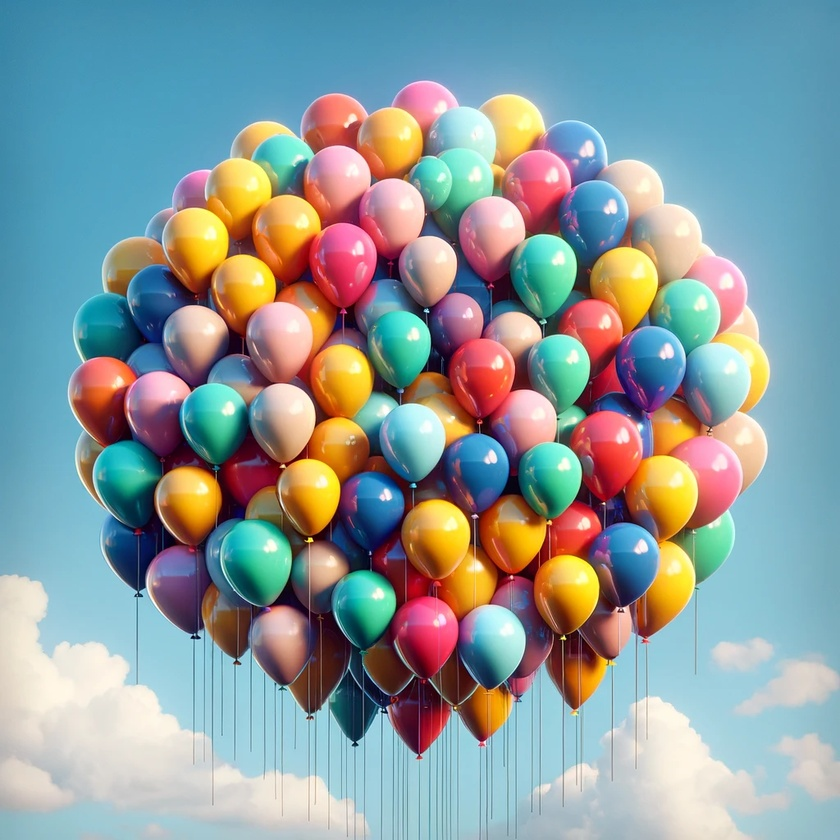
#> input picture balloons.jpg, 840 x 840 px, shrunk from 1024 x 1024 before the run
$ python image_Circle.py
#> lines starting #> are read from the running program, lines starting #| are printed output that depends on the picture; after the words box and inside, x2 and y2 are one past the last pixel; in counts of white or black regions, pixels touching at a corner belong together
import cv2
import numpy as np

# Load
image_path = 'balloons.jpg'
image = cv2.imread(image_path)
#> image is the input picture: shape (840, 840, 3); mean B, G, R 156.1, 154.7, 139.9
output = image.copy()
gray = cv2.cvtColor(image, cv2.COLOR_BGR2GRAY)
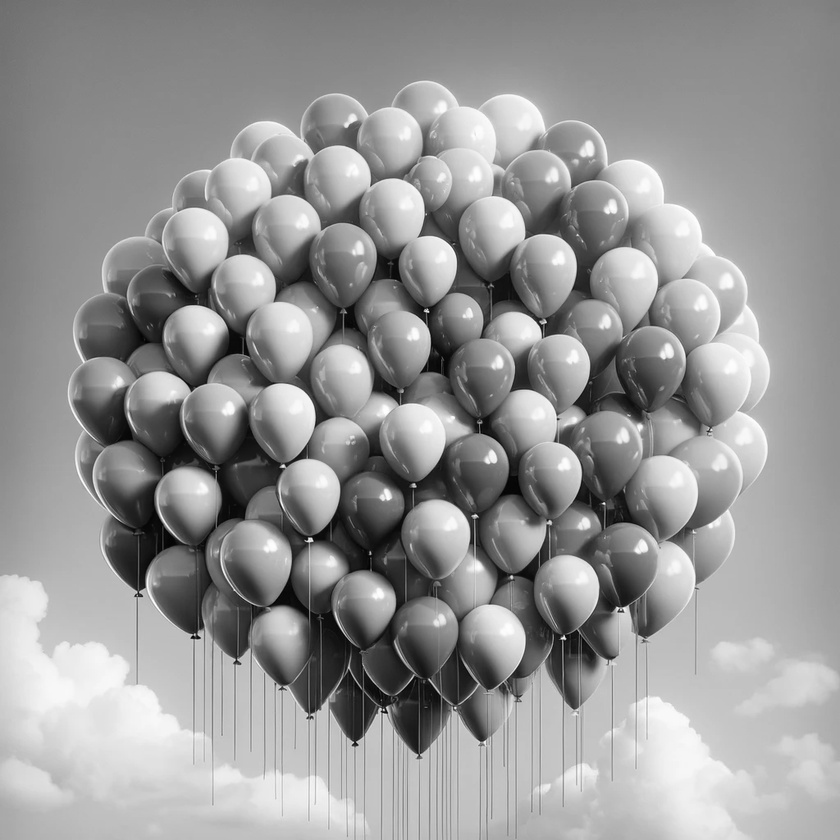
#> gray: shape (840, 840); min 1, max 255, mean 150.4

# Gblur
gray_blurred = cv2.GaussianBlur(gray, (9, 9), 2)

# HT to detect
circles = cv2.HoughCircles(gray_blurred, cv2.HOUGH_GRADIENT, dp=1, minDist=30,
                            param1=100, param2=40, minRadius=10, maxRadius=100)
#> circles = 16 rows, first 8: [282.5, 415.5, 32.5], [486.5, 641.5, 38.6], [228.5, 563.5, 80.4], [377.5, 421.5, 71.6], [431.5, 631.5, 78.3], [242.5, 285.5, 30.9], [508.5, 130.5, 36.4], [565.5, 591.5, 36.5]


if circles is not None:
    # Convert coords and radius to integers
    circles = np.round(circles[0, :]).astype("int")
#> circles = 16 rows, first 8: [282, 416, 32], [486, 642, 39], [228, 564, 80], [378, 422, 72], [432, 632, 78], [242, 286, 31], [508, 130, 36], [566, 592, 36]

    # Loop
    for (x, y, r) in circles:
        # Draw on og
        cv2.circle(output, (x, y), r, (0, 255, 0), 4)
        # Draw a rectangle on center point
        cv2.rectangle(output, (x - 5, y - 5), (x + 5, y + 5), (0, 128, 255), -1)

        # text
        cv2.putText(output, 'Circles detected: ' + str(len(circles)), (10, 30),
                cv2.FONT_HERSHEY_SIMPLEX, 1, (0, 0, 0), 2)
#> this loop made 16 passes
#> (x, y, r) on passes 1 to 12: (282, 416, 32), (486, 642, 39), (228, 564, 80), (378, 422, 72), (432, 632, 78), (242, 286, 31), (508, 130, 36), (566, 592, 36), (216, 420, 34), (196, 336, 34), (392, 138, 30), (492, 226, 31)
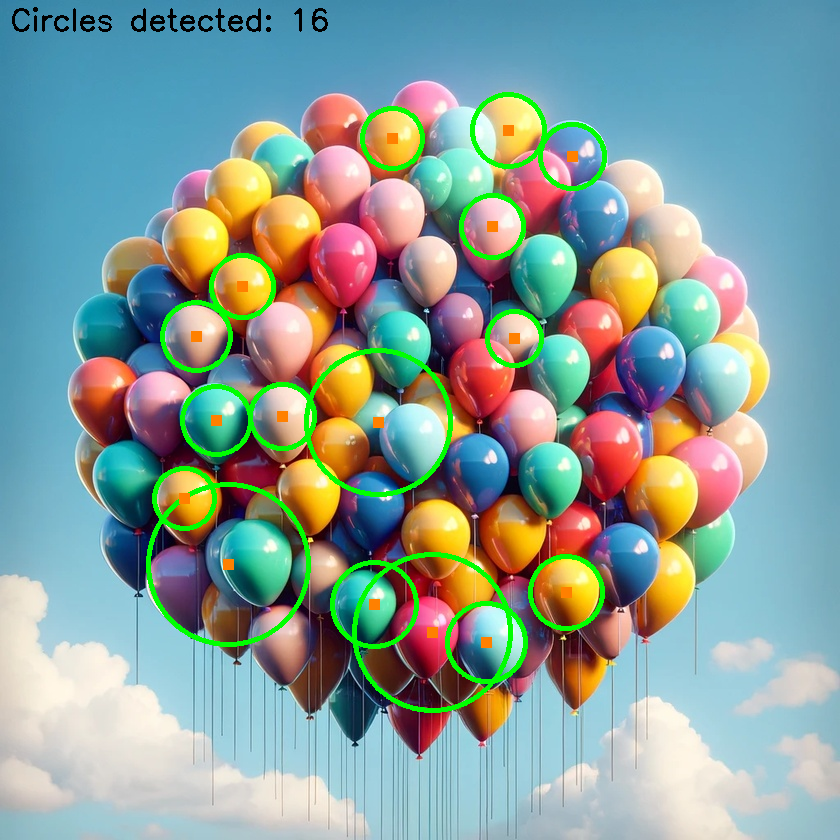
#> output: shape (840, 840, 3); 3.44% of pixels changed, all inside (x1, y1, x2, y2) = (12, 7, 607, 713)

# Display
cv2.imshow("Detected Circles", output)
cv2.waitKey(0)
cv2.destroyAllWindows()

$ run again, with green_light.jpg copied over balloons.jpg
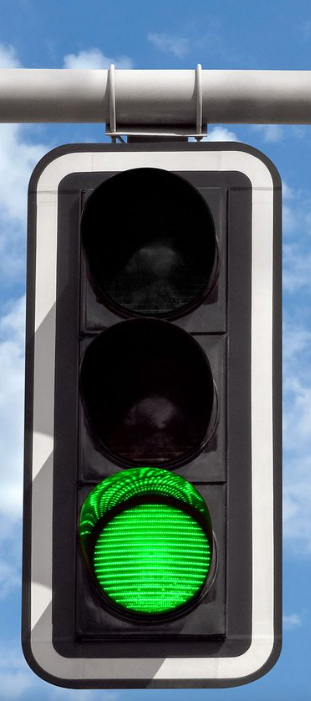
#> input picture green_light.jpg, 311 x 701 px
#> image is the input picture: shape (701, 311, 3); mean B, G, R 113.4, 109, 89.8
#> `gray_blurred = cv2.GaussianBlur(gray, (9, 9), 2)`:
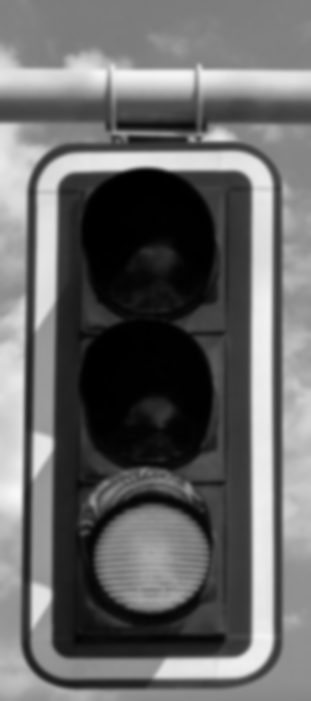
#> gray_blurred: shape (701, 311); min 0, max 249, mean 103.8
#> `circles = cv2.HoughCircles(gray_blurred, cv2.HOUGH_GRADIENT, dp=1, min..`: circles = [[151.5, 542.5, 68.2], [77.5, 192.5, 50.1], [146.5, 238.5, 71.6], [230.5, 193.5, 52.2], [69.5, 638.5, 40.2], [233.5, 637.5, 39.6], [153.5, 572.5, 67.1]]
#> `circles = np.round(circles[0, :]).astype("int")`: circles = [[152, 542, 68], [78, 192, 50], [146, 238, 72], [230, 194, 52], [70, 638, 40], [234, 638, 40], [154, 572, 67]]
#> the loop `for (x, y, r) in circles:` made 7 passes
#> after the loop `for (x, y, r) in circles:`:
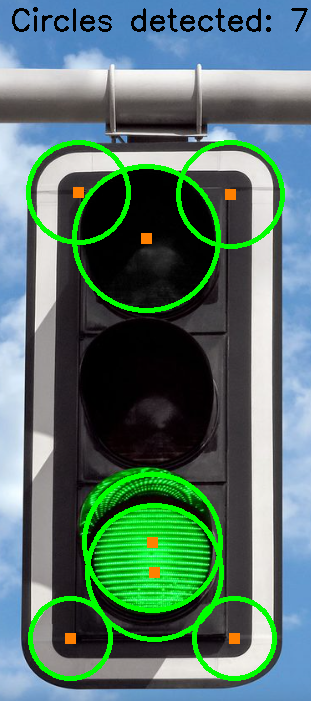
#> output: shape (701, 311, 3); 6.66% of pixels changed, all inside (x1, y1, x2, y2) = (12, 7, 308, 681)

$ run again, with hart.jpg copied over balloons.jpg
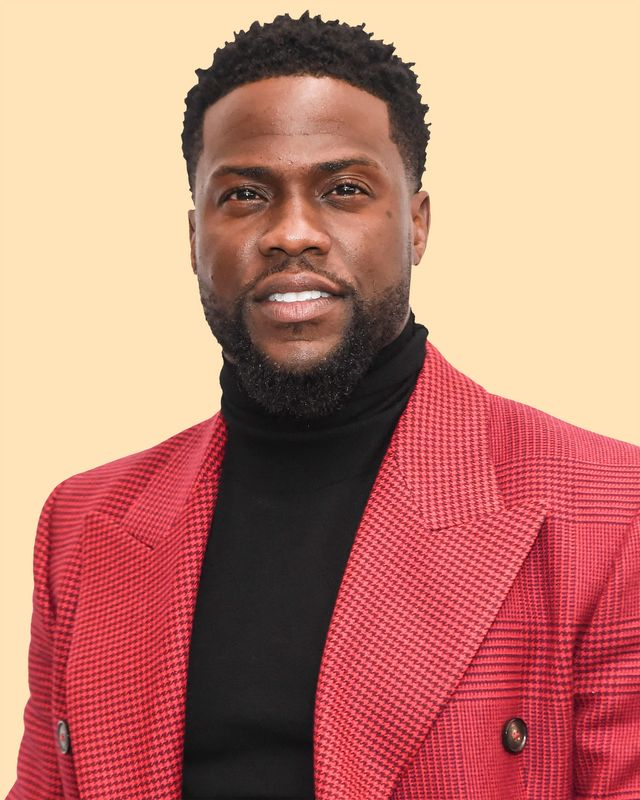
#> input picture hart.jpg, 640 x 800 px
#> image is the input picture: shape (800, 640, 3); mean B, G, R 114.1, 127.9, 190.5
#> `gray = cv2.cvtColor(image, cv2.COLOR_BGR2GRAY)`:
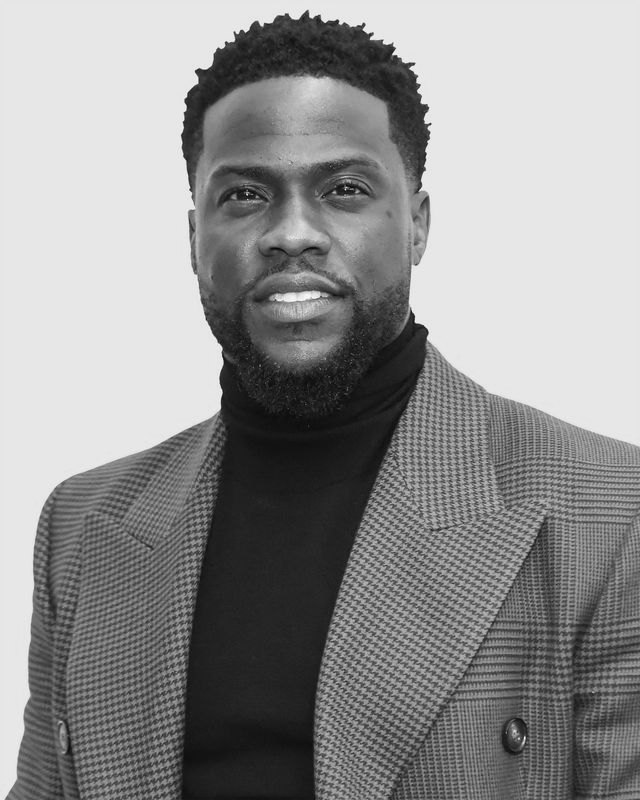
#> gray: shape (800, 640); min 2, max 253, mean 145
#> `gray_blurred = cv2.GaussianBlur(gray, (9, 9), 2)`:
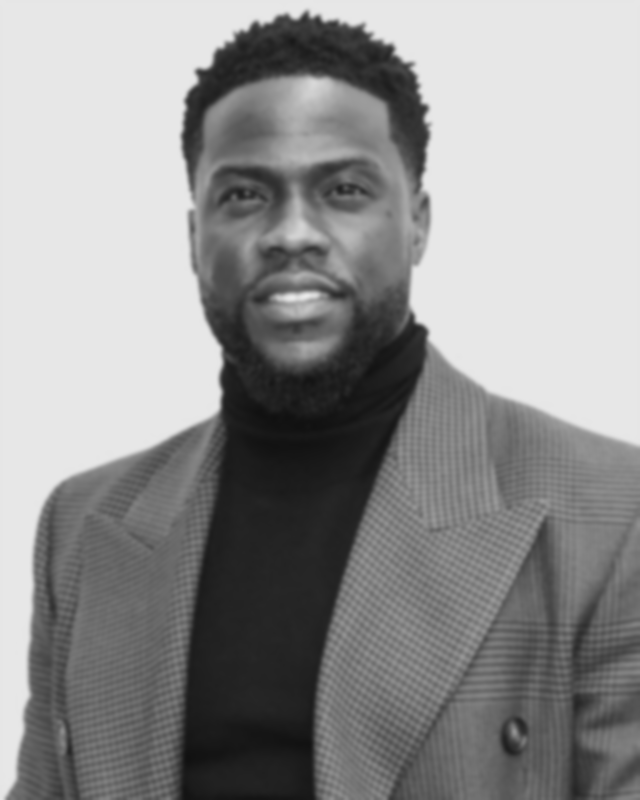
#> gray_blurred: shape (800, 640); min 16, max 234, mean 145
#> circles = None

$ run again, with red_light.jpg copied over balloons.jpg
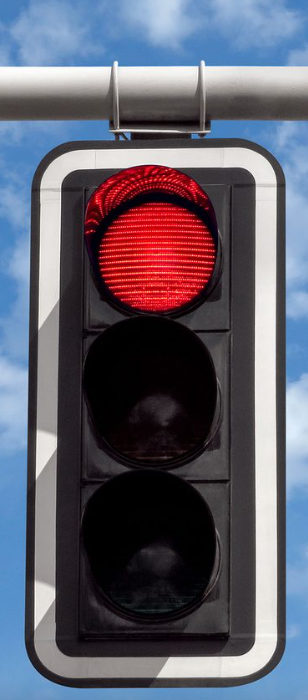
#> input picture red_light.jpg, 308 x 700 px
#> image is the input picture: shape (700, 308, 3); mean B, G, R 110, 95.8, 96.8
#> `gray_blurred = cv2.GaussianBlur(gray, (9, 9), 2)`:
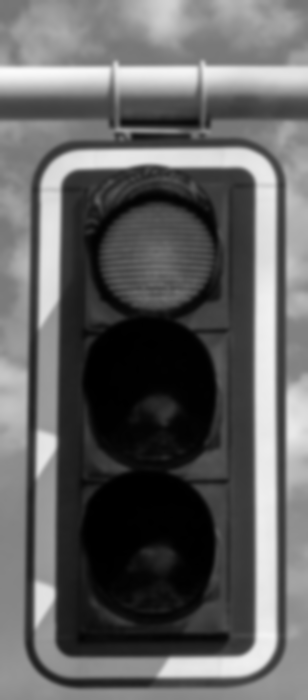
#> gray_blurred: shape (700, 308); min 0, max 251, mean 97.8
#> `circles = cv2.HoughCircles(gray_blurred, cv2.HOUGH_GRADIENT, dp=1, min..`: circles = [[80.5, 189.5, 49.9], [72.5, 638.5, 39.3], [238.5, 637.5, 46.3], [241.5, 183.5, 34.9]]
#> `circles = np.round(circles[0, :]).astype("int")`: circles = [[80, 190, 50], [72, 638, 39], [238, 638, 46], [242, 184, 35]]
#> the loop `for (x, y, r) in circles:` made 4 passes
#> after the loop `for (x, y, r) in circles:`:
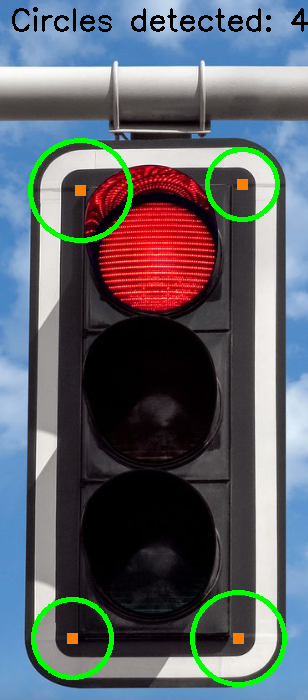
#> output: shape (700, 308, 3); 3.63% of pixels changed, all inside (x1, y1, x2, y2) = (12, 7, 308, 687)
